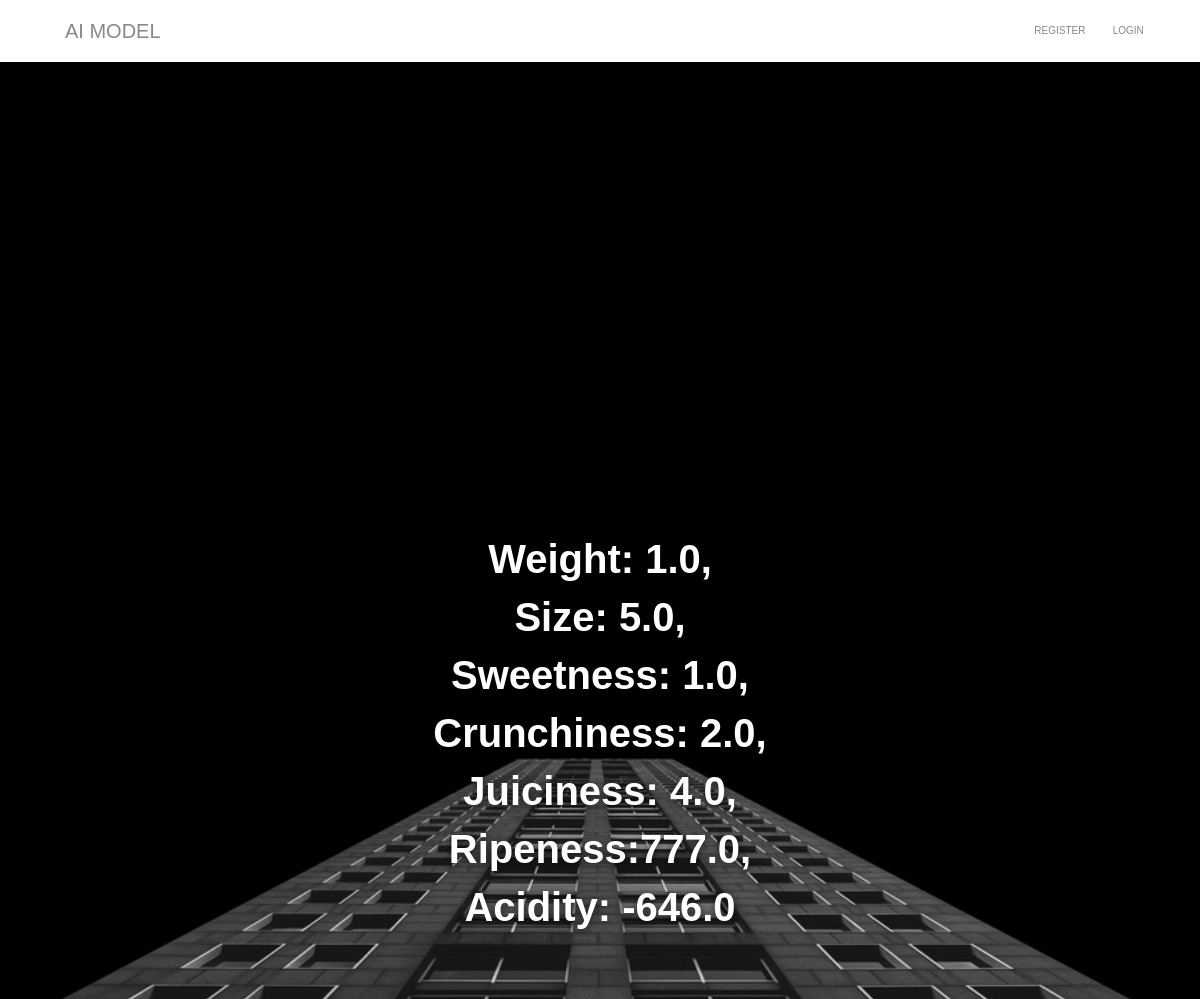
Screenshot of /accounts/posts/3/ with the database file from the repository.
### accounts/models.py (models this page shows)
class Prediction(models.Model):
    Size = models.FloatField()
    Weight = models.FloatField()
    Sweetness = models.FloatField()
    Crunchiness = models.FloatField()
    Juiciness = models.FloatField()
    Ripeness = models.FloatField()
    Acidity = models.FloatField()
    time_date = models.DateTimeField(default=timezone.now)
    PredictionResult = models.CharField(blank=True, null=True, max_length=30)
    user = models.ForeignKey(User, default=None, on_delete=models.CASCADE)

### accounts/views.py (the view)
# urls.py: path('posts/<str:pk_test>/', views.posts, name='posts'),
def posts(request, pk_test):
    post = Prediction.objects.get(id=pk_test)
    return render(request, 'posts.html', {'post':post})

### accounts/templates/posts.html (shortened to what this page needs)
<!DOCTYPE html>
<html lang="en"><head>
{% load static %}
<link href="./Now UI Kit Pro by Creative Tim_files/css" rel="stylesheet">
<link rel="stylesheet" href="{% static 'all.css' %}">
<link href="{% static 'bootstrap.min.css' %}" rel="stylesheet">
<link href="{% static 'now-ui-kit.minc8c4.css' %}" rel="stylesheet">
<link href="{% static 'demo.css' %}" rel="stylesheet">
</head>
<body class="index-page sidebar-collapse">
<nav class="navbar navbar-expand-lg bg-white fixed-top " color-on-scroll="500" >
    <div class="container" style="height: fit-content;">
        <div class="navbar-translate">
            <a class="navbar-brand" style="font-family: 'Gill Sans', 'Gill Sans MT', Calibri, 'Trebuchet MS', sans-serif; font-size: 20px;" href="#" rel="tooltip" title="" data-placement="bottom" target="_blank" data-original-title="Designed by Invision. Coded by Creative Tim">
                AI MODEL
            </a>
        </div>
        <div class="navbar-nav">
            {% if user.is_authenticated %}
            <li class="nav-item"><a href="{% url 'home' %}" class="nav-link">Home</a></li>
            <li class="nav-item"><a href="{% url 'result' %}" class="nav-link">Result</a></li>
            <li class="nav-item"><a href="{% url 'logout' %}" class="nav-link">Logout</a></li>
            {% else %}
            <li class="nav-item"><a href="{% url 'register' %}" class="nav-link">Register</a></li>
            <li class="nav-item"><a href="{% url 'login' %}" class="nav-link">Login</a></li>
            {% endif %}
        </div>
    </div>
</nav>
<div class="wrapper"><div class="page-header clear-filter" filter-color="orange">
<div class="rellax-header rellax-header-sky" data-rellax-speed="-4">
<div class="page-header-image" style="background: black;">
</div>
</div>
<div class="rellax-header rellax-header-buildings" data-rellax-speed="0">
<img class="page-header-image page-header-city" src="{% static 'coool.jpg'%}" alt="" style="object-fit: cover;">
</div>
</div>
<h4 class="h3-description rellax-text" data-rellax-speed="-1" style="color: white; font-weight: bolder; font-size: 40px; font-family: 'Gill Sans', 'Gill Sans MT', Calibri, 'Trebuchet MS', sans-serif; display: flex; flex-direction: column;">Weight: {{ post.Weight }},<br> Size: {{ post.Size }},<br> Sweetness: {{ post.Sweetness }},<br> Crunchiness: {{ post.Crunchiness }},<br> Juiciness: {{ post.Juiciness }},<br> Ripeness:{{ post.Ripeness }},<br> Acidity: {{ post.Acidity }}</h4>
</div>
</body></html>

### accounts/static/demo.css (style rules this page uses)
.presentation-page .page-header-city,.index-page .page-header-city { background-size:cover;background-position:top;top:25.5%;background-repeat:no-repeat }
.presentation-page .h3-description,.index-page .h3-description { z-index:3;top:50%;position:absolute;width:100%;text-align:center;text-shadow:0 2px 8px rgba(0,0,0,.71) }
.presentation-page .rellax-header,.index-page .rellax-header { position:absolute;height:100%;width:100% }
.presentation-page .rellax-header-sky,.index-page .rellax-header-sky { z-index:0;height:50% }
.presentation-page .rellax-header-buildings,.index-page .rellax-header-buildings { z-index:2 }
.presentation-page .page-header,.index-page .page-header { background:#d0aea8 }

### accounts/templates/posts.html (style rules this page uses)
body { margin: 0; font-family: 'Gill Sans', 'Gill Sans MT', Calibri, 'Trebuchet MS', sans-serif; }
nav { background-color: #fff; padding: 15px; box-shadow: 0 2px 5px rgba(0, 0, 0, 0.1); position: fixed; width: 100%; z-index: 1000; }
nav a { text-decoration: none; color: #333; padding: 10px 20px; }
.navbar-brand { font-size: 20px; }

### rows the page displays
Prediction: Weight "1.0", Size "5.0", Sweetness "1.0", Crunchiness "2.0", Juiciness "4.0", Ripeness "777.0", Acidity "-646.0"
